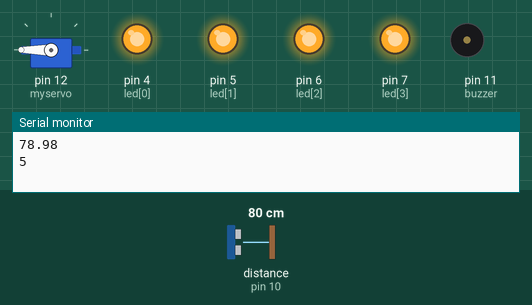
Simulated run of this sketch. Board: Arduino Uno, built with avr-gcc and run on an emulated ATmega328P. On the bench: servo, output pins drawn as LEDs (lit = HIGH), buzzer (waves = sounding), the last lines printed to the serial monitor. Wiring (inferred from the names in the program): ultrasonic range finder: trigger pin 9; echo pin 10. The test bench sets the inputs (shaded band); at power-on: distance to the obstacle (sensor on pin 10) 80 cm. The echo pulse lasts 58.3 µs per cm; pins used as bus, display or sensor lines are not drawn.

Above: at 2.6 s.
3.9 s: distance to the obstacle (sensor on pin 10) set to 2 cm
At 5.5 s:
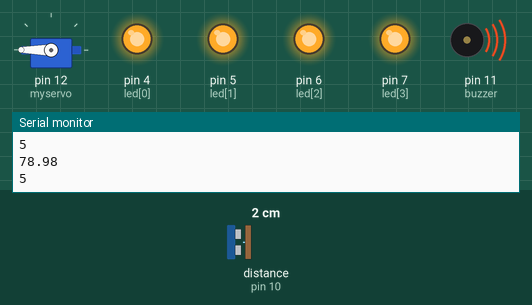
7.9 s: distance to the obstacle (sensor on pin 10) set to 15 cm
At 8.38 s:
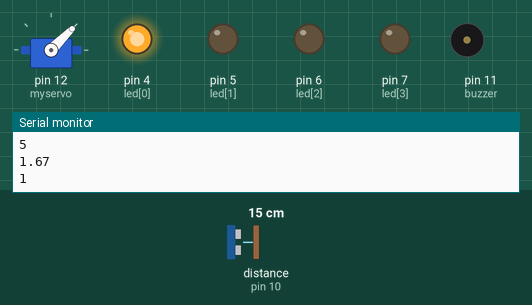
11.9 s: distance to the obstacle (sensor on pin 10) set to 19 cm
At 15.16 s:
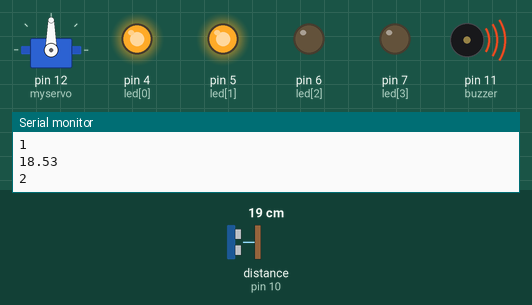
15.9 s: distance to the obstacle (sensor on pin 10) set to 299 cm
19.9 s: distance to the obstacle (sensor on pin 10) set to 35 cm
25.2 s: distance to the obstacle (sensor on pin 10) set to 4 cm
At 28.43 s:
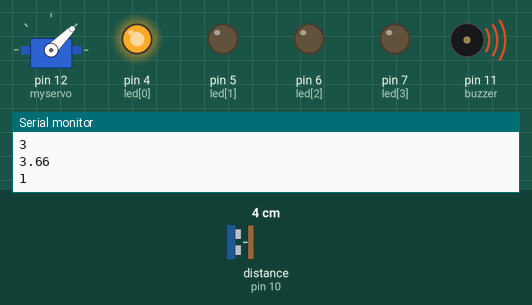
Timing chart, 0 to 30.2 s (numbered marks = the images above; inputs shaded):
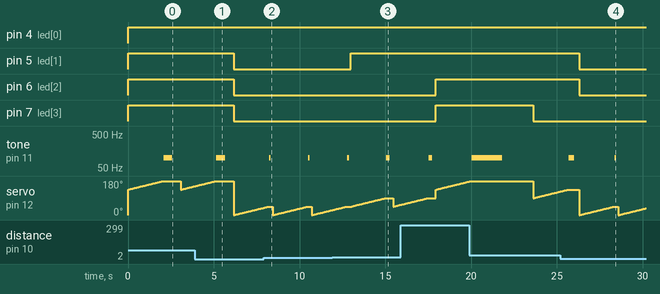

The sketch:

ParkingSensor.ino
```cpp
#include <Servo.h>
// servo was addition, so didn't fit too much
Servo myservo;
int pos = 0;

const int buzzer = 11;
const int led[] = {4, 5, 6, 7};// 4-->redleft; 7-->redright;5-->green;6-->yellow
const int trigPin = 9;
const int echoPin = 10;

long duration; // microseconds
float distance;
int closeness;

void setup() {

  myservo.attach(12);  // attaches the servo on pin 12 to the servo object
  myservo.write(0);

  pinMode(buzzer, OUTPUT);
  pinMode(4, OUTPUT);
  pinMode(5, OUTPUT);
  pinMode(6, OUTPUT);
  pinMode(7, OUTPUT);
  pinMode(trigPin, OUTPUT);
  pinMode(echoPin, INPUT);
  Serial.begin(9600);

  }

void loop() {

   //close first
  digitalWrite(trigPin,LOW);
  delayMicroseconds(2);

  // Sets the trigPin on HIGH state for 10 micro seconds
  digitalWrite(trigPin, HIGH);
  delayMicroseconds(10);
  digitalWrite(trigPin, LOW);

  // Reads the echoPin, returns the sound wave travel time in microseconds
  duration = pulseIn(echoPin, HIGH);
  distance = duration*0.034/2;
  Serial.println(distance);

  closeness = map(distance, 0, 50, 1, 4); // when max distance decreased, grouping to 1-4 interval decreases
  Serial.println(closeness);

  for(int i=0; i < 4; i++){
    digitalWrite(led[i], LOW);
    }

  /*for(int i=0; i < closeness; i++){
    digitalWrite(led[i], HIGH);
    }*/

   if (closeness == 1){
      myservo.attach(12);
      digitalWrite(led[0], HIGH);
      for (pos = 0; pos <= 45; pos++){
        myservo.write(pos); // "myservo" depends on the name I declared
        delay(45);
        if(pos == 45)
          myservo.detach();
      }
   }

   else if (closeness == 2){
      myservo.attach(12);
      digitalWrite(led[0], HIGH);
      digitalWrite(led[1], HIGH);
      for (pos = 45; pos <= 90; pos++){
          myservo.write(pos); // "myservo" depends on the name I declared
          delay(45);
          if(pos == 90)
            myservo.detach();
      }
    }
   else if (closeness == 3){
      myservo.attach(12);
      digitalWrite(led[0], HIGH);
      digitalWrite(led[1], HIGH);
      digitalWrite(led[2], HIGH);
      for (pos = 90; pos <= 135; pos++){
          myservo.write(pos); // "myservo" depends on the name I declared
          delay(45);
          if(pos == 135)
            myservo.detach();
      }
    }
   else {
      myservo.attach(12);
      digitalWrite(led[0], HIGH);
      digitalWrite(led[1], HIGH);
      digitalWrite(led[2], HIGH);
      digitalWrite(led[3], HIGH);
      for (pos = 135; pos <= 180; pos++){
          myservo.write(pos); // "myservo" depends on the name I declared
          delay(45);
          if(pos == 180)
            myservo.detach();
      }
    }

    tone(buzzer, 100); // Send 1KHz sound signal...
    delay(100*closeness);        // ...delaying wrt to distance
    noTone(buzzer);     // Stop sound...
    delay(100*closeness);        // ...delaying wrt to distance

}
```

Measured:
- the behaviour switches between 17 and 18 cm on distance to the obstacle (sensor on pin 10) (found by bisection; images 2 and 3)
- after the input at 3.9 s, pin 5 (led[1]), pin 6 (led[2]), pin 7 (led[3]): HIGH → LOW after 2.3 s
- after the input at 11.9 s, pin 5 (led[1]): LOW → HIGH after 1.1 s
- after the input at 15.9 s, pin 6 (led[2]), pin 7 (led[3]): LOW → HIGH after 2.1 s
- after the input at 19.9 s, pin 7 (led[3]): HIGH → LOW after 3.7 s
- after the input at 25.2 s, pin 5 (led[1]), pin 6 (led[2]): HIGH → LOW after 1.1 s
